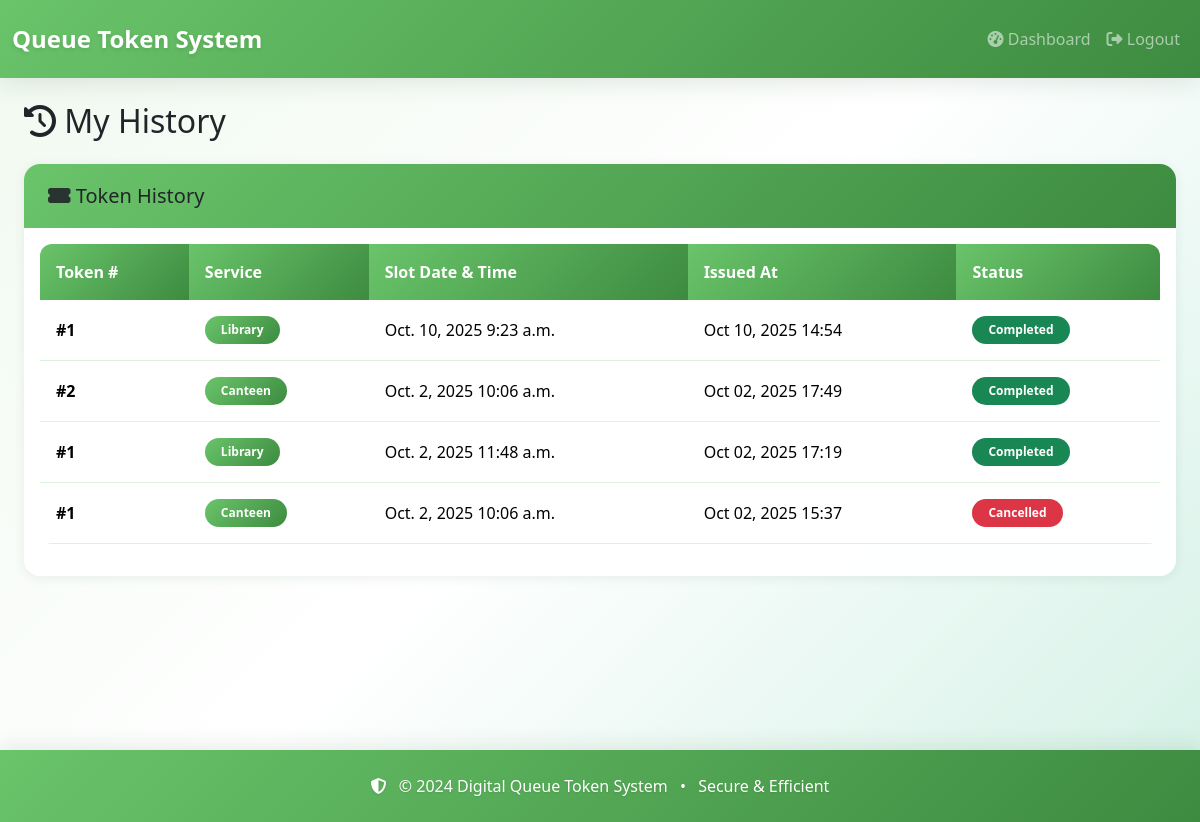
Screenshot of /my-history/ (signed in) with the database file from the repository.
### core/models.py (models this page shows, shortened)
class Token(models.Model):
    STATUS_CHOICES = [
        ("active", "Active"),
        ("completed", "Completed"),
        ("cancelled", "Cancelled"),
        ("skipped", "Skipped"),
    ]
    slot = models.ForeignKey(QueueSlot, related_name="tokens", on_delete=models.CASCADE)
    user = models.ForeignKey(User, on_delete=models.CASCADE)
    number = models.PositiveIntegerField()
    status = models.CharField(max_length=20, choices=STATUS_CHOICES, default="active")
    issued_at = models.DateTimeField(auto_now_add=True)
    service = models.CharField(max_length=50, choices=QueueSlot.SERVICE_CHOICES, blank=True, null=True)
    class Meta:
        ordering = ['-issued_at']

class QueueSlot(models.Model):
    SERVICE_CHOICES = [
        ('library', 'Library'),
        ('canteen', 'Canteen'),
    ]
    service = models.CharField(max_length=50, choices=SERVICE_CHOICES)
    date = models.DateField()
    start_time = models.TimeField()
    end_time = models.TimeField()
    max_tokens = models.IntegerField(default=10)

### core/views.py (the view)
# urls.py: path('my-history/', views.my_history, name='my_history'),
@login_required
def my_history(request):
    tokens_history = Token.objects.filter(user=request.user).order_by("-issued_at")
    visit_history = VisitHistory.objects.filter(user=request.user).order_by("-timestamp")
    bookings_history = CanteenBooking.objects.filter(user=request.user).values(
        'id', 'date', 'time_slot', 'purpose'
    ).order_by("-id")
    return render(request, "core/my_history.html", {
        "tokens_history": tokens_history,
        "visit_history": visit_history,
        "bookings_history": bookings_history,
    })

### core/templates/core/my_history.html (shortened to what this page needs)
{% extends "core/base.html" %}
{% block content %}
<div class="container mt-4">
    <h2 class="mb-4 text-dark"><i class="fas fa-history"></i> My History</h2>
    <div class="card mb-4">
        <div class="card-header">
            <h5 class="mb-0 text-dark"><i class="fas fa-ticket-alt"></i> Token History</h5>
        </div>
        <div class="card-body">
            {% if tokens_history %}
                <div class="table-responsive">
                    <table class="table table-hover">
                        <thead class="table-light">
                            <tr>
                                <th>Token #</th>
                                <th>Service</th>
                                <th>Slot Date & Time</th>
                                <th>Issued At</th>
                                <th>Status</th>
                            </tr>
                        </thead>
                        <tbody>
                            {% for token in tokens_history %}
                            <tr>
                                <td><strong>#{{ token.number }}</strong></td>
                                <td>
                                    <span class="badge bg-primary">
                                        {{ token.slot.get_service_display }}
                                    </span>
                                </td>
                                <td>{{ token.slot.date }} {{ token.slot.start_time }}</td>
                                <td>{{ token.issued_at|date:"M d, Y H:i" }}</td>
                                <td>
                                    <span class="badge
                                        {% if token.status == 'completed' %} bg-success
                                        {% elif token.status == 'cancelled' %} bg-danger
                                        {% elif token.status == 'active' %} bg-primary
                                        {% else %} bg-warning {% endif %}">
                                        {{ token.get_status_display }}
                                    </span>
                                </td>
                            </tr>
                            {% endfor %}
                        </tbody>
                    </table>
                </div>
            {% else %}
                <div class="text-center py-4">
                    <i class="fas fa-ticket-alt fa-3x text-muted mb-3"></i>
                    <p class="text-muted">No token history found.</p>
                    <a href="{% url 'book_token' %}" class="btn btn-primary">Book Your First Token</a>
                </div>
            {% endif %}
        </div>
    </div>
{% endblock %}

### core/templates/core/base.html (style rules this page uses)
:root { --primary-50: #f0f9f0; --primary-100: #dcf2dc; --primary-200: #b8e4b8; --primary-300: #8dd58d; --primary-400: #6ac46a; --primary-500: #4caf50; --primary-600: #3d8b40; --primary-700: #2e6c34; --primary-800: #25572a; --primary-900: #1e4622; --pastel-green: #a8e6cf; --pastel-mint: #d4f1e6; --pastel-sage: #b8d8be; --pastel-teal: #88c9b9; --accent-gold: #ffd166; --accent-coral: #ff9a8b; --gradient-primary: linear-gradient(135deg, var(--primary-400) 0%, var(--primary-600) 100%); --gradient-subtle: linear-gradient(135deg, var(--pastel-mint) 0%, var(--pastel-green) 100%); --gradient-accent: linear-gradient(135deg, var(--accent-gold) 0%, var(--accent-coral) 100%); --shadow-sm: 0 2px 12px rgba(30, 70, 34, 0.08); --shadow-md: 0 4px 24px rgba(30, 70, 34, 0.12); --shadow-lg: 0 8px 40px rgba(30, 70, 34, 0.15); }
body { background: linear-gradient(135deg, var(--primary-50) 0%, #ffffff 50%, var(--pastel-mint) 100%); min-height: 100vh; font-family: 'Segoe UI', Tahoma, Geneva, Verdana, sans-serif; }
.card { border: none; border-radius: 16px; box-shadow: var(--shadow-sm); background: rgba(255, 255, 255, 0.95); backdrop-filter: blur(10px); transition: all 0.3s ease; overflow: hidden; }
.card-header { background: var(--gradient-primary); color: white; border: none; padding: 1.25rem 1.5rem; font-weight: 600; }
.card-header i { opacity: 0.9; }
.badge { border-radius: 20px; padding: 8px 16px; font-weight: 600; font-size: 0.75rem; }
.bg-primary { background: var(--gradient-primary) !important; }
.table { border-radius: 12px; overflow: hidden; }
.table thead th { background: var(--gradient-primary); color: white; border: none; padding: 1rem; font-weight: 600; }
.table tbody td { padding: 1rem; border-color: var(--primary-100); vertical-align: middle; }
.container { max-width: 1200px; }

### rows the page displays
Token: number "1", slot.service "Library", slot "Oct. 10, 2025", slot.start_time "9:23 a.m.", issued_at "Oct 10, 2025 14:54", status "Completed"
Token: number "2", slot.service "Canteen", slot "Oct. 2, 2025", slot.start_time "10:06 a.m.", issued_at "Oct 02, 2025 17:49", status "Completed"
Token: number "1", slot.service "Library", slot "Oct. 2, 2025", slot.start_time "11:48 a.m.", issued_at "Oct 02, 2025 17:19", status "Completed"
Token: number "1", slot.service "Canteen", slot "Oct. 2, 2025", slot.start_time "10:06 a.m.", issued_at "Oct 02, 2025 15:37", status "Cancelled"
